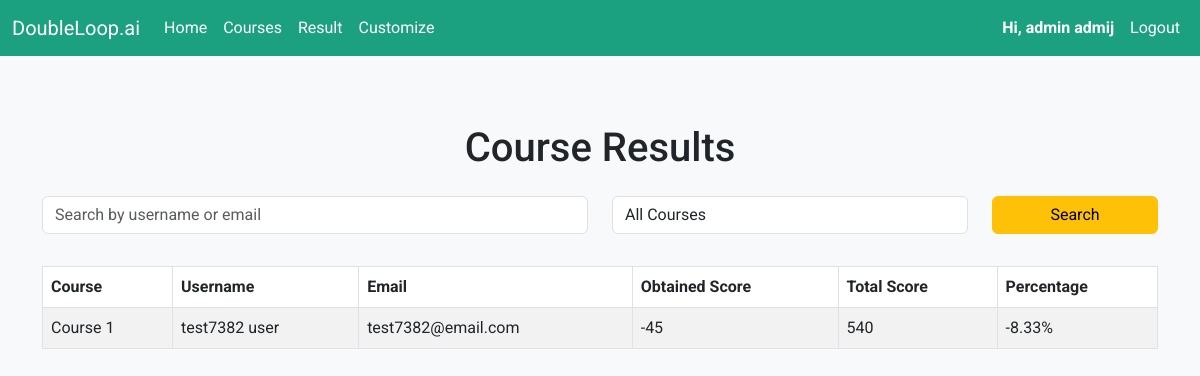
The app's page /result/ (signed in), older data.
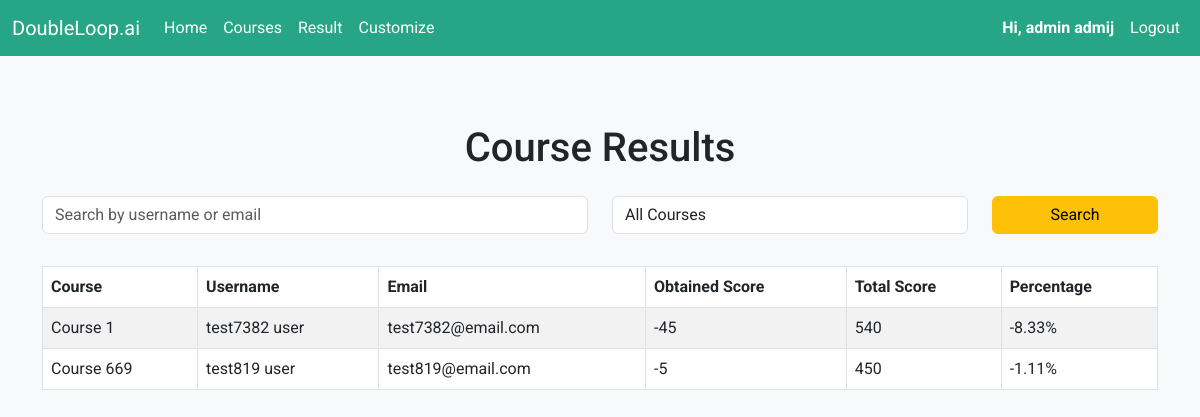
The same page, newer data.
### course/models/course.py (models this page shows, shortened)
class Course(BaseModel):
    title = models.CharField(max_length=255)
    description = models.CharField(max_length=1500, null=True, blank=True)
    created_by = models.ForeignKey(User, related_name='courses', on_delete=models.CASCADE)
    is_published = models.BooleanField(default=True)
    is_archived = models.BooleanField(default=False)

### users/models/user.py (models this page shows, shortened)
class User(AbstractUser, BaseModel):
    username = None
    email = models.EmailField(
        verbose_name='Email Address',
        max_length=255,
        db_index=True,
        unique=True,
    )
    first_name = models.CharField(max_length=150)
    last_name = models.CharField(max_length=150)
    is_admin = models.BooleanField(default=False)
    objects = UserManager()
    EMAIL_FIELD = 'email'
    USERNAME_FIELD = 'email'
    REQUIRED_FIELDS = ['first_name', 'last_name']

### users/views.py (the view)
# urls.py: path('result/', result_view, name='result'),
@login_required
def result_view(request):
    results = []
    search_query = request.GET.get('search', '')
    selected_course_id = request.GET.get('course', '')
    current_admin = request.user
    if not current_admin.is_admin:
        return HttpResponseForbidden("You are not authorized to view this page.")
    courses = Course.objects.all()
    filtered_courses = courses
    if selected_course_id:
        filtered_courses = filtered_courses.filter(id=selected_course_id)
    invited_user_emails = UserInvitation.objects.filter(
        admin=current_admin,
        status=UserInvitation.ACCEPTED
    ).values_list('email', flat=True)
    invited_users = User.objects.filter(email__in=Subquery(invited_user_emails)).distinct()
    for course in filtered_courses:
        users = invited_users.filter(
            quiz_scores__quiz__lesson__module__course=course
        ).filter(
            Q(first_name__icontains=search_query) |
            Q(last_name__icontains=search_query) |
            Q(email__icontains=search_query)
        ).distinct()
        for user in users:
            total_score = 0
            obtained_score = 0
            quizzes = course.modules.all().values_list('lessons__quizzes', flat=True)
            total_questions = Question.objects.filter(quiz__in=quizzes).count()
            total_score = total_questions * 10  # Each question is worth 10 marks
            latest_quiz_score = QuizScore.objects.filter(user=user, quiz__lesson__module__course=course) \
                .order_by('-created_at').first()
            if latest_quiz_score:
                obtained_score = latest_quiz_score.score
            percentage = (obtained_score / total_score) * 100 if total_score > 0 else 0
            results.append({
                'course': course.title,
                'username': f"{user.first_name} {user.last_name}",
                'email': user.email,
                'obtained_score': obtained_score,
                'total_score': total_score,
                'percentage': percentage
            })
    context = {
        'results': results,
        'courses': courses,
        'search_query': search_query,
        'selected_course_id': selected_course_id,
    }
    return render(request, 'result.html', context)

### templates/result.html (shortened to what this page needs)
{% extends 'base.html' %}
{% block content %}
<div class="container mt-5">
    <h1 class="text-center mb-4">Course Results</h1>
    <form method="GET" class="form-inline mb-4 row">
        <div class="col-12 col-md-6 mb-2">
            <input type="text" name="search" class="form-control w-100" placeholder="Search by username or email" value="{{ search_query }}">
        </div>
        <div class="col-12 col-md-4 mb-2">
            <select name="course" class="form-control w-100">
                <option value="">All Courses</option>
            </select>
        </div>
        <div class="col-12 col-md-2">
            <button type="submit" class="btn btn-warning w-100">Search</button>
        </div>
    </form>
    <div class="table-responsive">
        <table class="table table-bordered table-striped">
            <thead class="thead-dark">
                <tr>
                    <th scope="col">Course</th>
                    <th scope="col">Username</th>
                    <th scope="col">Email</th>
                    <th scope="col">Obtained Score</th>
                    <th scope="col">Total Score</th>
                    <th scope="col">Percentage</th>
                </tr>
            </thead>
            <tbody>
                {% for result in results %}
                <tr>
                    <td>{{ result.course }}</td>
                    <td>{{ result.username }}</td>
                    <td>{{ result.email }}</td>
                    <td>{{ result.obtained_score }}</td>
                    <td>{{ result.total_score }}</td>
                    <td>{{ result.percentage|floatformat:2 }}%</td>
                </tr>
                {% endfor %}
            </tbody>
        </table>
    </div>
</div>
{% endblock %}

Row changes from the older to the newer data that the page shows:
now on this page (row unchanged): Course: course "Course 669"
added User: email "test819@email.com"
Text that changed along with them:
new list line: "test819 user -5 450 -1.11 %"
